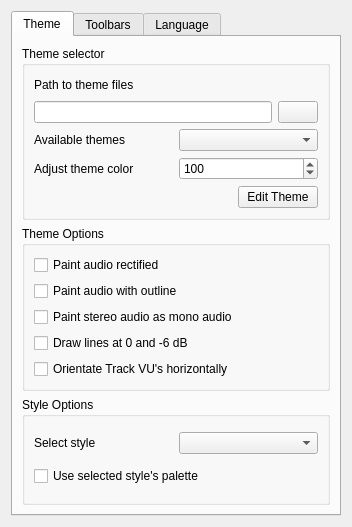
<?xml version="1.0" encoding="UTF-8"?>
<ui version="4.0">
 <class>AppearenceConfigPage</class>
 <widget class="QWidget" name="AppearenceConfigPage">
  <property name="geometry">
   <rect>
    <x>0</x>
    <y>0</y>
    <width>352</width>
    <height>527</height>
   </rect>
  </property>
  <property name="windowTitle">
   <string>Form</string>
  </property>
  <layout class="QVBoxLayout">
   <item>
    <widget class="QTabWidget" name="tabWidget">
     <property name="currentIndex">
      <number>0</number>
     </property>
     <widget class="QWidget" name="tab">
      <attribute name="title">
       <string>Theme</string>
      </attribute>
      <layout class="QVBoxLayout">
       <item>
        <widget class="QGroupBox" name="groupBox">
         <property name="sizePolicy">
          <sizepolicy hsizetype="Preferred" vsizetype="Preferred">
           <horstretch>1</horstretch>
           <verstretch>0</verstretch>
          </sizepolicy>
         </property>
         <property name="title">
          <string>Theme selector</string>
         </property>
         <layout class="QVBoxLayout" name="verticalLayout_2">
          <item>
           <layout class="QVBoxLayout">
            <property name="spacing">
             <number>6</number>
            </property>
            <property name="margin">
             <number>0</number>
            </property>
            <item>
             <layout class="QHBoxLayout">
              <property name="spacing">
               <number>6</number>
              </property>
              <property name="margin">
               <number>0</number>
              </property>
              <item>
               <widget class="QLabel" name="label_2">
                <property name="text">
                 <string>Path to theme files</string>
                </property>
               </widget>
              </item>
              <item>
               <spacer>
                <property name="orientation">
                 <enum>Qt::Horizontal</enum>
                </property>
                <property name="sizeHint" stdset="0">
                 <size>
                  <width>40</width>
                  <height>20</height>
                 </size>
                </property>
               </spacer>
              </item>
             </layout>
            </item>
            <item>
             <layout class="QHBoxLayout">
              <property name="spacing">
               <number>6</number>
              </property>
              <property name="margin">
               <number>0</number>
              </property>
              <item>
               <widget class="QLineEdit" name="themePathLineEdit">
                <property name="enabled">
                 <bool>true</bool>
                </property>
                <property name="sizePolicy">
                 <sizepolicy hsizetype="Expanding" vsizetype="Fixed">
                  <horstretch>5</horstretch>
                  <verstretch>0</verstretch>
                 </sizepolicy>
                </property>
                <property name="mouseTracking">
                 <bool>true</bool>
                </property>
                <property name="acceptDrops">
                 <bool>true</bool>
                </property>
                <property name="readOnly">
                 <bool>false</bool>
                </property>
               </widget>
              </item>
              <item>
               <widget class="QPushButton" name="pathSelectButton">
                <property name="text">
                 <string/>
                </property>
               </widget>
              </item>
             </layout>
            </item>
           </layout>
          </item>
          <item>
           <layout class="QHBoxLayout">
            <property name="spacing">
             <number>6</number>
            </property>
            <property name="margin">
             <number>0</number>
            </property>
            <item>
             <widget class="QLabel" name="label">
              <property name="sizePolicy">
               <sizepolicy hsizetype="Preferred" vsizetype="Preferred">
                <horstretch>1</horstretch>
                <verstretch>0</verstretch>
               </sizepolicy>
              </property>
              <property name="text">
               <string>Available themes</string>
              </property>
             </widget>
            </item>
            <item>
             <widget class="QComboBox" name="themeSelecterCombo">
              <property name="sizePolicy">
               <sizepolicy hsizetype="Preferred" vsizetype="Fixed">
                <horstretch>1</horstretch>
                <verstretch>0</verstretch>
               </sizepolicy>
              </property>
             </widget>
            </item>
           </layout>
          </item>
          <item>
           <layout class="QHBoxLayout" name="horizontalLayout">
            <item>
             <widget class="QLabel" name="label_3">
              <property name="text">
               <string>Adjust theme color</string>
              </property>
             </widget>
            </item>
            <item>
             <widget class="QSpinBox" name="colorAdjustBox">
              <property name="maximum">
               <number>200</number>
              </property>
              <property name="value">
               <number>100</number>
              </property>
             </widget>
            </item>
           </layout>
          </item>
          <item>
           <layout class="QHBoxLayout" name="horizontalLayout_2">
            <item>
             <spacer name="horizontalSpacer">
              <property name="orientation">
               <enum>Qt::Horizontal</enum>
              </property>
              <property name="sizeHint" stdset="0">
               <size>
                <width>40</width>
                <height>20</height>
               </size>
              </property>
             </spacer>
            </item>
            <item>
             <widget class="QPushButton" name="editThemePushButton">
              <property name="text">
               <string>Edit Theme</string>
              </property>
             </widget>
            </item>
           </layout>
          </item>
         </layout>
        </widget>
       </item>
       <item>
        <widget class="QGroupBox" name="groupBox_2">
         <property name="title">
          <string>Theme Options</string>
         </property>
         <layout class="QVBoxLayout">
          <property name="spacing">
           <number>6</number>
          </property>
          <property name="margin">
           <number>9</number>
          </property>
          <item>
           <widget class="QCheckBox" name="rectifiedCheckBox">
            <property name="text">
             <string>Paint audio rectified</string>
            </property>
           </widget>
          </item>
          <item>
           <widget class="QCheckBox" name="paintAudioWithOutlineCheckBox">
            <property name="toolTip">
             <string>&lt;html&gt;&lt;head&gt;&lt;meta name=&quot;qrichtext&quot; content=&quot;1&quot; /&gt;&lt;style type=&quot;text/css&quot;&gt;
p, li { white-space: pre-wrap; }
&lt;/style&gt;&lt;/head&gt;&lt;body style=&quot; font-family:'Sans Serif'; font-size:9pt; font-weight:400; font-style:normal; text-decoration:none;&quot;&gt;
&lt;p style=&quot; margin-top:0px; margin-bottom:0px; margin-left:0px; margin-right:0px; -qt-block-indent:0; text-indent:0px;&quot;&gt;Painting the waveform with an outline is more detailed, but requires more cpu.&lt;/p&gt;
&lt;p style=&quot;-qt-paragraph-type:empty; margin-top:0px; margin-bottom:0px; margin-left:0px; margin-right:0px; -qt-block-indent:0; text-indent:0px;&quot;&gt;&lt;/p&gt;
&lt;p style=&quot; margin-top:0px; margin-bottom:0px; margin-left:0px; margin-right:0px; -qt-block-indent:0; text-indent:0px;&quot;&gt;If you experience slowness when painting many clips, or during animated scroll, unselect this option!&lt;/p&gt;&lt;/body&gt;&lt;/html&gt;</string>
            </property>
            <property name="text">
             <string>Paint audio with outline</string>
            </property>
           </widget>
          </item>
          <item>
           <widget class="QCheckBox" name="mergedCheckBox">
            <property name="text">
             <string>Paint stereo audio as mono audio</string>
            </property>
           </widget>
          </item>
          <item>
           <widget class="QCheckBox" name="dbGridCheckBox">
            <property name="text">
             <string>Draw lines at 0 and -6 dB</string>
            </property>
           </widget>
          </item>
          <item>
           <widget class="QCheckBox" name="trackVUOrientationCheckBox">
            <property name="text">
             <string>Orientate Track VU's horizontally</string>
            </property>
           </widget>
          </item>
         </layout>
        </widget>
       </item>
       <item>
        <widget class="QGroupBox" name="styleOptionsGroupBox">
         <property name="title">
          <string>Style Options</string>
         </property>
         <layout class="QVBoxLayout">
          <item>
           <layout class="QHBoxLayout">
            <property name="spacing">
             <number>6</number>
            </property>
            <property name="margin">
             <number>0</number>
            </property>
            <item>
             <widget class="QLabel" name="label_4">
              <property name="sizePolicy">
               <sizepolicy hsizetype="Preferred" vsizetype="Preferred">
                <horstretch>1</horstretch>
                <verstretch>0</verstretch>
               </sizepolicy>
              </property>
              <property name="text">
               <string>Select style</string>
              </property>
             </widget>
            </item>
            <item>
             <widget class="QComboBox" name="styleCombo">
              <property name="sizePolicy">
               <sizepolicy hsizetype="Preferred" vsizetype="Fixed">
                <horstretch>1</horstretch>
                <verstretch>0</verstretch>
               </sizepolicy>
              </property>
             </widget>
            </item>
           </layout>
          </item>
          <item>
           <widget class="QCheckBox" name="useStylePalletCheckBox">
            <property name="text">
             <string>Use selected style's palette</string>
            </property>
           </widget>
          </item>
         </layout>
        </widget>
       </item>
      </layout>
     </widget>
     <widget class="QWidget" name="tab_2">
      <attribute name="title">
       <string>Toolbars</string>
      </attribute>
      <layout class="QVBoxLayout">
       <item>
        <widget class="QGroupBox" name="toolbarGroupBox">
         <property name="title">
          <string>Toolbars</string>
         </property>
         <layout class="QVBoxLayout">
          <item>
           <layout class="QHBoxLayout">
            <item>
             <widget class="QLabel" name="label_5">
              <property name="text">
               <string>Icon size</string>
              </property>
             </widget>
            </item>
            <item>
             <widget class="QComboBox" name="iconSizeCombo"/>
            </item>
           </layout>
          </item>
          <item>
           <layout class="QHBoxLayout">
            <item>
             <widget class="QLabel" name="label_7">
              <property name="text">
               <string>Button style</string>
              </property>
             </widget>
            </item>
            <item>
             <widget class="QComboBox" name="toolbarStyleCombo"/>
            </item>
           </layout>
          </item>
          <item>
           <layout class="QHBoxLayout">
            <item>
             <widget class="QLabel" name="label_6">
              <property name="text">
               <string>Transport Console size</string>
              </property>
             </widget>
            </item>
            <item>
             <widget class="QComboBox" name="transportConsoleCombo"/>
            </item>
           </layout>
          </item>
          <item>
           <spacer>
            <property name="orientation">
             <enum>Qt::Vertical</enum>
            </property>
            <property name="sizeHint" stdset="0">
             <size>
              <width>20</width>
              <height>40</height>
             </size>
            </property>
           </spacer>
          </item>
         </layout>
        </widget>
       </item>
      </layout>
     </widget>
     <widget class="QWidget" name="tab_3">
      <attribute name="title">
       <string>Language</string>
      </attribute>
      <layout class="QVBoxLayout">
       <item>
        <widget class="QGroupBox" name="groupBox_3">
         <property name="title">
          <string>Interface Language</string>
         </property>
         <layout class="QVBoxLayout" name="verticalLayout">
          <item>
           <widget class="QComboBox" name="languageComboBox">
            <property name="insertPolicy">
             <enum>QComboBox::InsertAlphabetically</enum>
            </property>
           </widget>
          </item>
          <item>
           <widget class="QLabel" name="label_8">
            <property name="text">
             <string>Changing the language of the Interface will take
effect after restarting Traverso!</string>
            </property>
           </widget>
          </item>
          <item>
           <spacer>
            <property name="orientation">
             <enum>Qt::Vertical</enum>
            </property>
            <property name="sizeHint" stdset="0">
             <size>
              <width>20</width>
              <height>40</height>
             </size>
            </property>
           </spacer>
          </item>
         </layout>
        </widget>
       </item>
      </layout>
     </widget>
    </widget>
   </item>
  </layout>
 </widget>
 <resources/>
 <connections/>
</ui>
